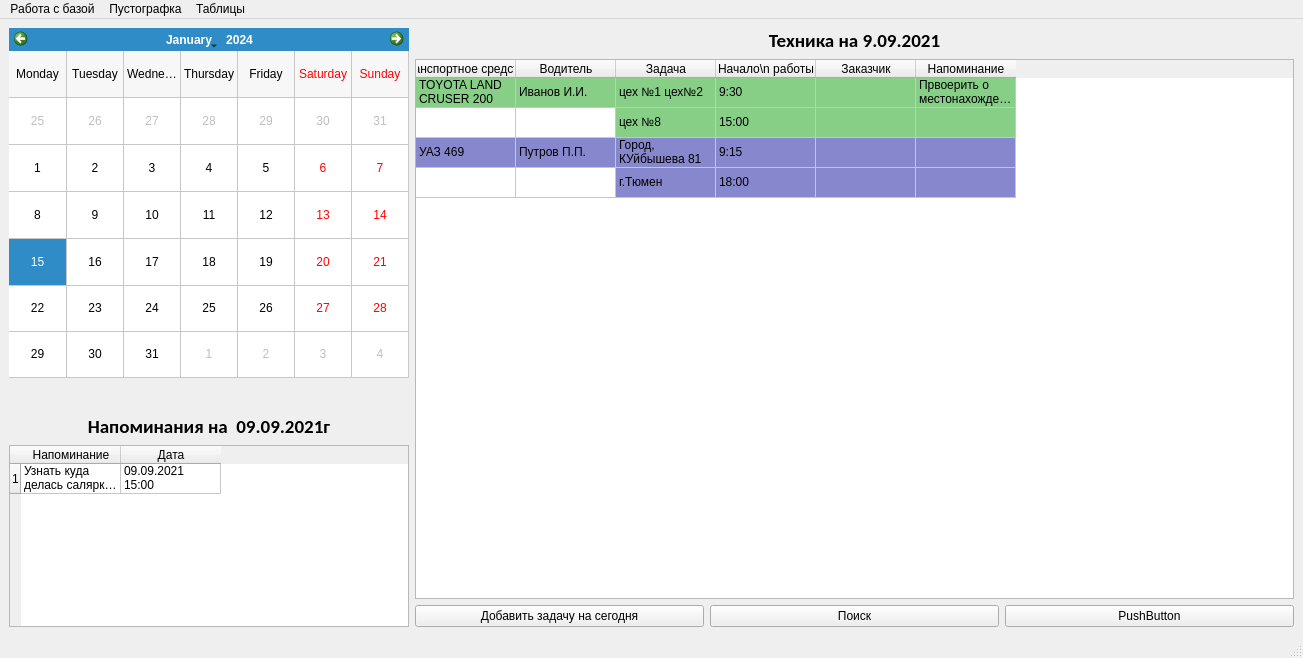
<?xml version="1.0" encoding="UTF-8"?>
<ui version="4.0">
 <class>MainWindow</class>
 <widget class="QMainWindow" name="MainWindow">
  <property name="geometry">
   <rect>
    <x>0</x>
    <y>0</y>
    <width>1303</width>
    <height>658</height>
   </rect>
  </property>
  <property name="windowTitle">
   <string>Помошник диспетчера</string>
  </property>
  <widget class="QWidget" name="centralwidget">
   <layout class="QHBoxLayout" name="horizontalLayout">
    <item>
     <layout class="QVBoxLayout" name="verticalLayout_3">
      <item>
       <widget class="QCalendarWidget" name="calendarWidget">
        <property name="minimumSize">
         <size>
          <width>0</width>
          <height>350</height>
         </size>
        </property>
        <property name="maximumSize">
         <size>
          <width>400</width>
          <height>16777215</height>
         </size>
        </property>
        <property name="gridVisible">
         <bool>true</bool>
        </property>
        <property name="horizontalHeaderFormat">
         <enum>QCalendarWidget::LongDayNames</enum>
        </property>
        <property name="verticalHeaderFormat">
         <enum>QCalendarWidget::NoVerticalHeader</enum>
        </property>
        <property name="navigationBarVisible">
         <bool>true</bool>
        </property>
        <property name="dateEditEnabled">
         <bool>true</bool>
        </property>
       </widget>
      </item>
      <item>
       <spacer name="verticalSpacer">
        <property name="orientation">
         <enum>Qt::Vertical</enum>
        </property>
        <property name="sizeHint" stdset="0">
         <size>
          <width>20</width>
          <height>40</height>
         </size>
        </property>
       </spacer>
      </item>
      <item>
       <widget class="QLabel" name="label_2">
        <property name="maximumSize">
         <size>
          <width>400</width>
          <height>16777215</height>
         </size>
        </property>
        <property name="font">
         <font>
          <family>Calibri</family>
          <pointsize>14</pointsize>
          <weight>75</weight>
          <bold>true</bold>
         </font>
        </property>
        <property name="text">
         <string>Напоминания на  09.09.2021г</string>
        </property>
        <property name="alignment">
         <set>Qt::AlignCenter</set>
        </property>
       </widget>
      </item>
      <item>
       <widget class="QTableWidget" name="tableWidget_2">
        <property name="maximumSize">
         <size>
          <width>400</width>
          <height>16777215</height>
         </size>
        </property>
        <row>
         <property name="text">
          <string>1</string>
         </property>
        </row>
        <column>
         <property name="text">
          <string>Напоминание</string>
         </property>
        </column>
        <column>
         <property name="text">
          <string>Дата</string>
         </property>
        </column>
        <item row="0" column="0">
         <property name="text">
          <string>Узнать куда делась салярка с камаза</string>
         </property>
        </item>
        <item row="0" column="1">
         <property name="text">
          <string>09.09.2021 15:00</string>
         </property>
        </item>
       </widget>
      </item>
     </layout>
    </item>
    <item>
     <layout class="QVBoxLayout" name="verticalLayout_2">
      <item>
       <widget class="QLabel" name="label">
        <property name="font">
         <font>
          <family>Calibri</family>
          <pointsize>14</pointsize>
          <weight>75</weight>
          <bold>true</bold>
         </font>
        </property>
        <property name="text">
         <string>Техника на 9.09.2021</string>
        </property>
        <property name="alignment">
         <set>Qt::AlignCenter</set>
        </property>
       </widget>
      </item>
      <item>
       <widget class="QTableWidget" name="tableWidget">
        <property name="sizePolicy">
         <sizepolicy hsizetype="Expanding" vsizetype="Expanding">
          <horstretch>0</horstretch>
          <verstretch>0</verstretch>
         </sizepolicy>
        </property>
        <property name="frameShape">
         <enum>QFrame::StyledPanel</enum>
        </property>
        <property name="lineWidth">
         <number>3</number>
        </property>
        <property name="midLineWidth">
         <number>0</number>
        </property>
        <property name="dragEnabled">
         <bool>false</bool>
        </property>
        <property name="alternatingRowColors">
         <bool>false</bool>
        </property>
        <property name="showGrid">
         <bool>true</bool>
        </property>
        <property name="gridStyle">
         <enum>Qt::SolidLine</enum>
        </property>
        <property name="sortingEnabled">
         <bool>false</bool>
        </property>
        <property name="wordWrap">
         <bool>true</bool>
        </property>
        <attribute name="horizontalHeaderVisible">
         <bool>true</bool>
        </attribute>
        <attribute name="horizontalHeaderCascadingSectionResizes">
         <bool>false</bool>
        </attribute>
        <attribute name="horizontalHeaderHighlightSections">
         <bool>true</bool>
        </attribute>
        <attribute name="horizontalHeaderShowSortIndicator" stdset="0">
         <bool>false</bool>
        </attribute>
        <attribute name="verticalHeaderVisible">
         <bool>false</bool>
        </attribute>
        <attribute name="verticalHeaderCascadingSectionResizes">
         <bool>false</bool>
        </attribute>
        <attribute name="verticalHeaderStretchLastSection">
         <bool>false</bool>
        </attribute>
        <row>
         <property name="text">
          <string>1</string>
         </property>
        </row>
        <row>
         <property name="text">
          <string>2</string>
         </property>
        </row>
        <row>
         <property name="text">
          <string>3</string>
         </property>
        </row>
        <row>
         <property name="text">
          <string>4</string>
         </property>
        </row>
        <column>
         <property name="text">
          <string>Транспортное средство</string>
         </property>
        </column>
        <column>
         <property name="text">
          <string>Водитель</string>
         </property>
        </column>
        <column>
         <property name="text">
          <string>Задача</string>
         </property>
        </column>
        <column>
         <property name="text">
          <string>Начало\n работы</string>
         </property>
        </column>
        <column>
         <property name="text">
          <string>Заказчик</string>
         </property>
        </column>
        <column>
         <property name="text">
          <string>Напоминание</string>
         </property>
        </column>
        <item row="0" column="0">
         <property name="text">
          <string>TOYOTA LAND CRUSER 200</string>
         </property>
         <property name="background">
          <brush brushstyle="SolidPattern">
           <color alpha="120">
            <red>0</red>
            <green>150</green>
            <blue>0</blue>
           </color>
          </brush>
         </property>
        </item>
        <item row="0" column="1">
         <property name="text">
          <string>Иванов И.И.</string>
         </property>
         <property name="background">
          <brush brushstyle="SolidPattern">
           <color alpha="120">
            <red>0</red>
            <green>150</green>
            <blue>0</blue>
           </color>
          </brush>
         </property>
        </item>
        <item row="0" column="2">
         <property name="text">
          <string>цех №1 цех№2</string>
         </property>
         <property name="background">
          <brush brushstyle="SolidPattern">
           <color alpha="120">
            <red>0</red>
            <green>150</green>
            <blue>0</blue>
           </color>
          </brush>
         </property>
         <property name="foreground">
          <brush brushstyle="NoBrush">
           <color alpha="255">
            <red>0</red>
            <green>0</green>
            <blue>0</blue>
           </color>
          </brush>
         </property>
        </item>
        <item row="0" column="3">
         <property name="text">
          <string>9:30</string>
         </property>
         <property name="background">
          <brush brushstyle="SolidPattern">
           <color alpha="120">
            <red>0</red>
            <green>150</green>
            <blue>0</blue>
           </color>
          </brush>
         </property>
        </item>
        <item row="0" column="4">
         <property name="text">
          <string/>
         </property>
         <property name="background">
          <brush brushstyle="SolidPattern">
           <color alpha="120">
            <red>0</red>
            <green>150</green>
            <blue>0</blue>
           </color>
          </brush>
         </property>
        </item>
        <item row="0" column="5">
         <property name="text">
          <string>Првоерить о местонахождении в 13:00</string>
         </property>
         <property name="background">
          <brush brushstyle="SolidPattern">
           <color alpha="120">
            <red>0</red>
            <green>150</green>
            <blue>0</blue>
           </color>
          </brush>
         </property>
        </item>
        <item row="1" column="0">
         <property name="text">
          <string/>
         </property>
        </item>
        <item row="1" column="2">
         <property name="text">
          <string>цех №8</string>
         </property>
         <property name="font">
          <font>
           <underline>false</underline>
           <strikeout>false</strikeout>
          </font>
         </property>
         <property name="background">
          <brush brushstyle="SolidPattern">
           <color alpha="120">
            <red>0</red>
            <green>150</green>
            <blue>0</blue>
           </color>
          </brush>
         </property>
        </item>
        <item row="1" column="3">
         <property name="text">
          <string>15:00</string>
         </property>
         <property name="background">
          <brush brushstyle="SolidPattern">
           <color alpha="120">
            <red>0</red>
            <green>150</green>
            <blue>0</blue>
           </color>
          </brush>
         </property>
        </item>
        <item row="1" column="4">
         <property name="text">
          <string/>
         </property>
         <property name="background">
          <brush brushstyle="SolidPattern">
           <color alpha="120">
            <red>0</red>
            <green>150</green>
            <blue>0</blue>
           </color>
          </brush>
         </property>
        </item>
        <item row="1" column="5">
         <property name="text">
          <string/>
         </property>
         <property name="background">
          <brush brushstyle="SolidPattern">
           <color alpha="120">
            <red>0</red>
            <green>150</green>
            <blue>0</blue>
           </color>
          </brush>
         </property>
        </item>
        <item row="2" column="0">
         <property name="text">
          <string>УАЗ 469</string>
         </property>
         <property name="background">
          <brush brushstyle="SolidPattern">
           <color alpha="120">
            <red>0</red>
            <green>0</green>
            <blue>150</blue>
           </color>
          </brush>
         </property>
        </item>
        <item row="2" column="1">
         <property name="text">
          <string>Путров П.П.</string>
         </property>
         <property name="background">
          <brush brushstyle="SolidPattern">
           <color alpha="120">
            <red>0</red>
            <green>0</green>
            <blue>150</blue>
           </color>
          </brush>
         </property>
        </item>
        <item row="2" column="2">
         <property name="text">
          <string>Город, КУйбышева 81</string>
         </property>
         <property name="background">
          <brush brushstyle="SolidPattern">
           <color alpha="120">
            <red>0</red>
            <green>0</green>
            <blue>150</blue>
           </color>
          </brush>
         </property>
        </item>
        <item row="2" column="3">
         <property name="text">
          <string>9:15</string>
         </property>
         <property name="background">
          <brush brushstyle="SolidPattern">
           <color alpha="120">
            <red>0</red>
            <green>0</green>
            <blue>150</blue>
           </color>
          </brush>
         </property>
        </item>
        <item row="2" column="4">
         <property name="text">
          <string/>
         </property>
         <property name="background">
          <brush brushstyle="SolidPattern">
           <color alpha="120">
            <red>0</red>
            <green>0</green>
            <blue>150</blue>
           </color>
          </brush>
         </property>
        </item>
        <item row="2" column="5">
         <property name="text">
          <string/>
         </property>
         <property name="background">
          <brush brushstyle="SolidPattern">
           <color alpha="120">
            <red>0</red>
            <green>0</green>
            <blue>150</blue>
           </color>
          </brush>
         </property>
        </item>
        <item row="3" column="2">
         <property name="text">
          <string>г.Тюмен</string>
         </property>
         <property name="background">
          <brush brushstyle="SolidPattern">
           <color alpha="120">
            <red>0</red>
            <green>0</green>
            <blue>150</blue>
           </color>
          </brush>
         </property>
        </item>
        <item row="3" column="3">
         <property name="text">
          <string>18:00</string>
         </property>
         <property name="background">
          <brush brushstyle="SolidPattern">
           <color alpha="120">
            <red>0</red>
            <green>0</green>
            <blue>150</blue>
           </color>
          </brush>
         </property>
        </item>
        <item row="3" column="4">
         <property name="text">
          <string/>
         </property>
         <property name="background">
          <brush brushstyle="SolidPattern">
           <color alpha="120">
            <red>0</red>
            <green>0</green>
            <blue>150</blue>
           </color>
          </brush>
         </property>
        </item>
        <item row="3" column="5">
         <property name="text">
          <string/>
         </property>
         <property name="background">
          <brush brushstyle="SolidPattern">
           <color alpha="120">
            <red>0</red>
            <green>0</green>
            <blue>150</blue>
           </color>
          </brush>
         </property>
        </item>
       </widget>
      </item>
      <item>
       <layout class="QHBoxLayout" name="horizontalLayout_2">
        <item>
         <widget class="QPushButton" name="pushButton_2">
          <property name="text">
           <string>Добавить задачу на сегодня</string>
          </property>
         </widget>
        </item>
        <item>
         <widget class="QPushButton" name="pushButton_3">
          <property name="text">
           <string>Поиск</string>
          </property>
         </widget>
        </item>
        <item>
         <widget class="QPushButton" name="pushButton">
          <property name="text">
           <string>PushButton</string>
          </property>
         </widget>
        </item>
       </layout>
      </item>
     </layout>
    </item>
   </layout>
  </widget>
  <widget class="QMenuBar" name="menubar">
   <property name="geometry">
    <rect>
     <x>0</x>
     <y>0</y>
     <width>1303</width>
     <height>21</height>
    </rect>
   </property>
   <widget class="QMenu" name="menu">
    <property name="title">
     <string>Работа с базой</string>
    </property>
    <addaction name="newDriver"/>
    <addaction name="newAuto"/>
    <addaction name="separator"/>
    <addaction name="fixed_drivers"/>
    <addaction name="customers"/>
   </widget>
   <widget class="QMenu" name="menu_2">
    <property name="title">
     <string>Пустографка</string>
    </property>
    <addaction name="emptygrag_day"/>
    <addaction name="emptygraf_data"/>
   </widget>
   <widget class="QMenu" name="menu_3">
    <property name="title">
     <string>Таблицы</string>
    </property>
    <addaction name="all_technik"/>
    <addaction name="all_drivers"/>
    <addaction name="assignment"/>
    <addaction name="all_fixed_drivers"/>
   </widget>
   <addaction name="menu"/>
   <addaction name="menu_2"/>
   <addaction name="menu_3"/>
  </widget>
  <widget class="QStatusBar" name="statusbar"/>
  <action name="newDriver">
   <property name="text">
    <string>Список водителей</string>
   </property>
  </action>
  <action name="newAuto">
   <property name="text">
    <string>Список транспортных средств</string>
   </property>
  </action>
  <action name="base">
   <property name="text">
    <string>Редактирование базы</string>
   </property>
  </action>
  <action name="assignment">
   <property name="text">
    <string>Техника в командировке</string>
   </property>
  </action>
  <action name="all_technik">
   <property name="text">
    <string>Список техники</string>
   </property>
  </action>
  <action name="all_drivers">
   <property name="text">
    <string>Список водителей</string>
   </property>
  </action>
  <action name="all_fixed_drivers">
   <property name="text">
    <string>Закрепленные водители за техникой</string>
   </property>
  </action>
  <action name="emptygrag_day">
   <property name="text">
    <string>На сегодня</string>
   </property>
  </action>
  <action name="emptygraf_data">
   <property name="text">
    <string>За конкретную дату</string>
   </property>
  </action>
  <action name="fixed_drivers">
   <property name="text">
    <string>Закрепление водителя</string>
   </property>
  </action>
  <action name="customers">
   <property name="text">
    <string>Заказчики</string>
   </property>
  </action>
 </widget>
 <resources/>
 <connections/>
</ui>
